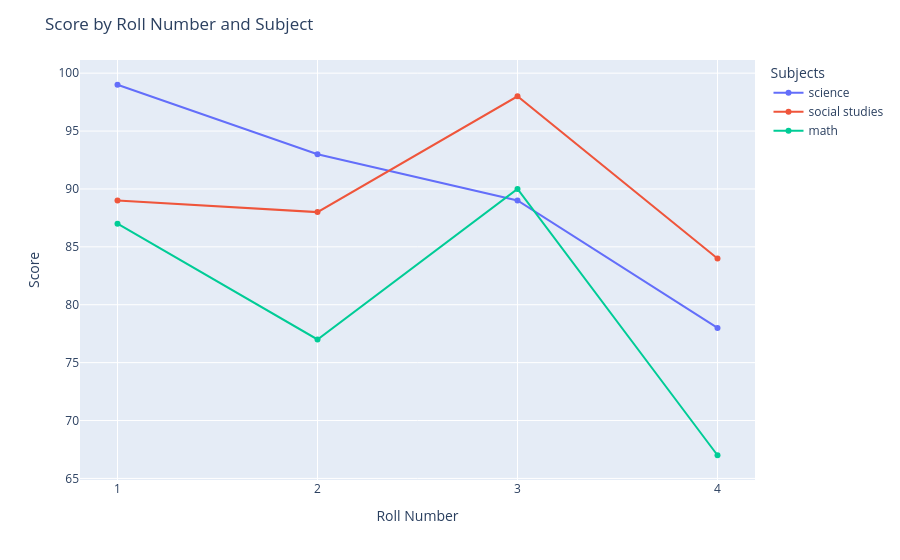

Notebook cell for this chart:
### Code cell
fig=px.line(sub_melt,x=sub_melt['RollNo.'],y=sub_melt['Score'],markers=True,color=sub_melt['Subjects'])
fig.update_layout(
    xaxis=dict(type='category'),
    title_text="Score by Roll Number and Subject",
    xaxis_title="Roll Number",
    yaxis_title="Score"
)
fig.show()

### Figure 1 — Plotly figure (JSON) as saved in the notebook; plotly's stock layout.template omitted (floating-point values rounded to 4 significant figures)
{"data": [{"hovertemplate": "Subjects=science<br>RollNo.=%{x}<br>Score=%{y}<extra></extra>", "legendgroup": "science", "line": {"color": "#636efa", "dash": "solid"}, "marker": {"symbol": "circle"}, "mode": "lines+markers", "name": "science", "orientation": "v", "showlegend": true, "type": "scatter", "x": [1, 2, 3, 4], "xaxis": "x", "y": [99, 93, 89, 78], "yaxis": "y"}, {"hovertemplate": "Subjects=social studies<br>RollNo.=%{x}<br>Score=%{y}<extra></extra>", "legendgroup": "social studies", "line": {"color": "#EF553B", "dash": "solid"}, "marker": {"symbol": "circle"}, "mode": "lines+markers", "name": "social studies", "orientation": "v", "showlegend": true, "type": "scatter", "x": [1, 2, 3, 4], "xaxis": "x", "y": [89, 88, 98, 84], "yaxis": "y"}, {"hovertemplate": "Subjects=math<br>RollNo.=%{x}<br>Score=%{y}<extra></extra>", "legendgroup": "math", "line": {"color": "#00cc96", "dash": "solid"}, "marker": {"symbol": "circle"}, "mode": "lines+markers", "name": "math", "orientation": "v", "showlegend": true, "type": "scatter", "x": [1, 2, 3, 4], "xaxis": "x", "y": [87, 77, 90, 67], "yaxis": "y"}], "layout": {"legend": {"title": {"text": "Subjects"}, "tracegroupgap": 0}, "margin": {"t": 60}, "title": {"text": "Score by Roll Number and Subject"}, "xaxis": {"anchor": "y", "domain": [0, 1], "title": {"text": "Roll Number"}, "type": "category"}, "yaxis": {"anchor": "x", "domain": [0, 1], "title": {"text": "Score"}}}}
